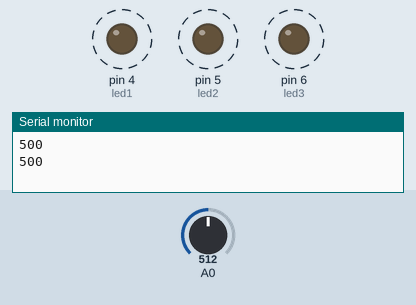
This sketch was run on a simulated Arduino Uno, built with avr-gcc and run on an emulated ATmega328P. Parts: output pins drawn as LEDs (lit = HIGH), the last lines printed to the serial monitor. Dashed ring = blinking. Inputs (shaded band) come from the test bench; at power-on: A0 = 512.

Above: at 1.8 s.
1.9 s: A0 set to 365
5.4 s: A0 set to 339
At 6.05 s:
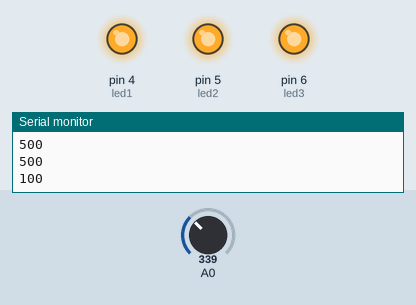
At 6.55 s:
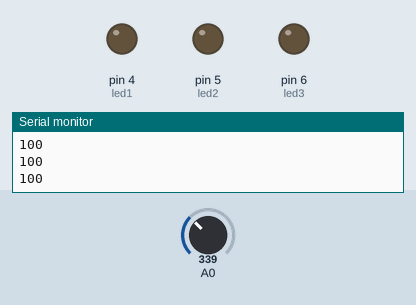
Timing chart, 0 to 14.9 s (numbered marks = the images above; inputs shaded):
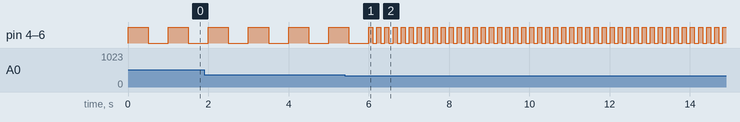

The sketch:

ejercicio_pag_89_1.ino
```cpp
int led1=4;
int led2=5;
int led3=6;
int valor;
int i;
void setup(){
Serial.begin(9600);
pinMode(led1,OUTPUT);
pinMode(led2,OUTPUT);
pinMode(led3,OUTPUT);
}

void loop(){

   valor = analogRead(A0);

if(valor>=0 && valor<=350){
i=100;
}else if(valor>=351 && valor<=700){
  i=500;
}else if(valor>=701 && valor<=1023){
  i=1000;
}

Serial.println(i);

digitalWrite(led1,HIGH);
digitalWrite(led2,HIGH);
digitalWrite(led3,HIGH);
delay(i);

digitalWrite(led1,LOW);
digitalWrite(led2,LOW);
digitalWrite(led3,LOW);
delay(i);

}
```

Measured:
- the behaviour switches between 351 and 350 on A0 (found by bisection; images 0 and 1)
- by itself, pin 4 (led1), pin 5 (led2), pin 6 (led3): repeats every 0.20 s: HIGH 0.10 s, LOW 0.10 s
